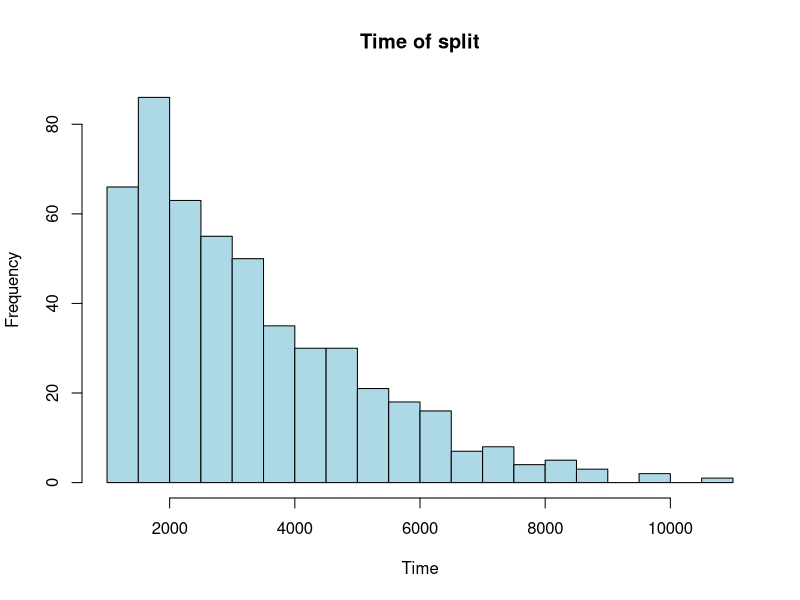
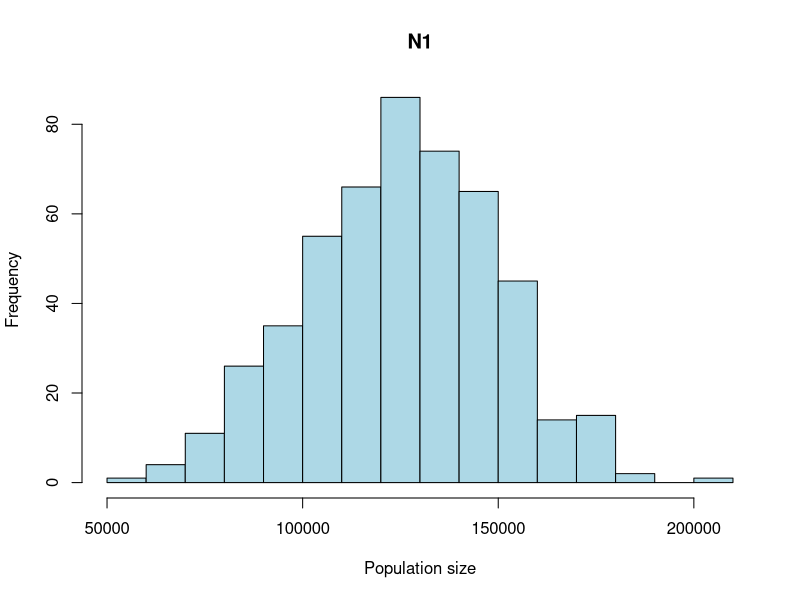
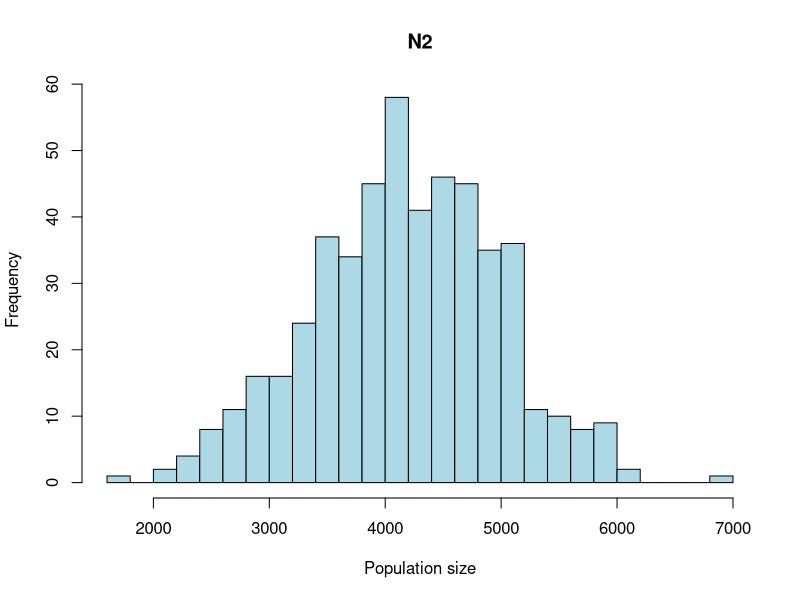
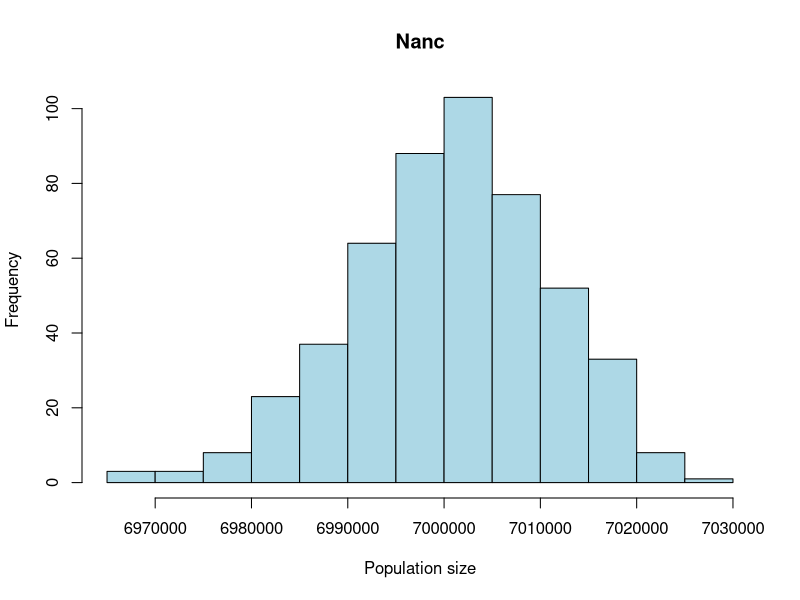
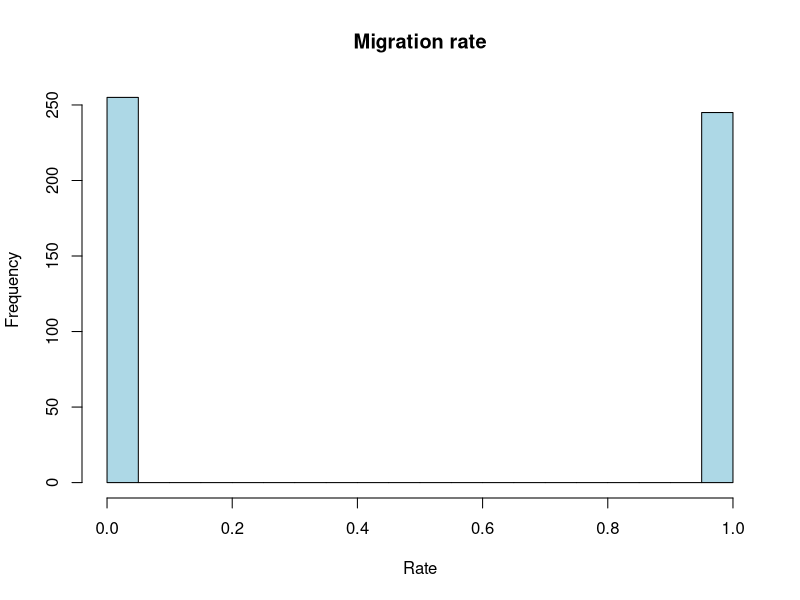

Reproduce these figures in R, in order.
## ---- chunk 1
# simulate distributions at least 500 times for each parameter
times = 500

migration = sample(x = c(0,1), size = times, prob = c(0.5,0.5), replace = TRUE)
Nanc = rnorm(times, mean = 7000000, sd = 10000)
N1 = rnorm(times, mean=125000, sd=25000)
N2 = N1/30

# sample the distribution of T_split until I get 500 values higher than 1000
Tsplit = rnorm(times, mean = 1000, sd = 3000)
Tsplit = Tsplit[Tsplit >= 1000]
diff = times - length(Tsplit)
while(diff > 0){
  
  new = rnorm(diff, mean = 1000, sd = 3000)
  new = new[new >= 1000]
  Tsplit = c(Tsplit, new)
  diff = times - length(Tsplit)
  
}
## ---- chunk 2
# Time of the split
hist(Tsplit, main = "Time of split", xlab = "Time", col = "lightblue", breaks = 20)

# Population sizy of N1, N2 and Nanc
hist(N1, main = "N1", xlab = "Population size", col = "lightblue", breaks = 20)
hist(N2, main = "N2", xlab = "Population size", col = "lightblue", breaks = 20)
hist(Nanc, main = "Nanc", xlab = "Population size", col = "lightblue", breaks = 20)

# Migration rate
hist(migration, main = "Migration rate", xlab = "Rate", col = "lightblue", breaks = 20)
